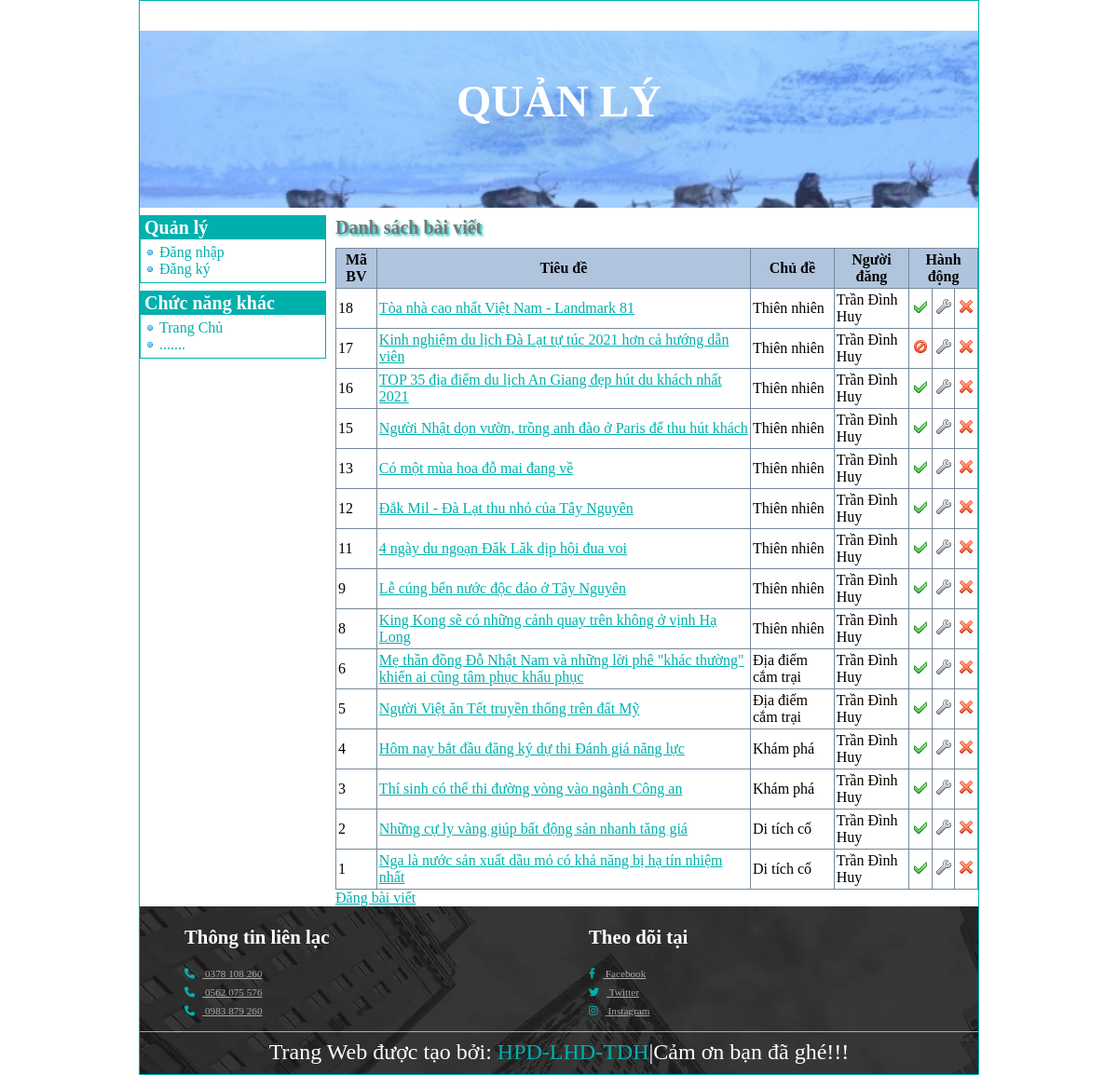
Page /Admin/index.php?do=baiviet on the committed database.
### tables this page shows
CREATE TABLE `tbl_noidungdiadiem` (
  `MaBaiViet` int(10) NOT NULL,
  `MaChuDe` int(10) NOT NULL,
  `MaNguoiDung` int(10) NOT NULL,
  `TieuDe` varchar(255) NOT NULL,
  `TomTat` text NOT NULL,
  `NoiDung` text NOT NULL,
  `NgayDang` datetime NOT NULL,
  `HinhAnh` tinytext NOT NULL,
  `ChuThichAnh` tinytext NOT NULL,
  `LuotXem` int(10) NOT NULL,
  `KiemDuyet` tinyint(1) NOT NULL
);

CREATE TABLE `tbl_chude` (
  `MaChuDe` int(10) NOT NULL,
  `TenChuDe` varchar(100) NOT NULL,
  `HinhAnhCD` tinytext NOT NULL
);

CREATE TABLE `tbl_nguoidung` (
  `MaNguoiDung` int(10) NOT NULL,
  `TenNguoiDung` varchar(50) NOT NULL,
  `TenDangNhap` varchar(50) NOT NULL,
  `MatKhau` varchar(100) NOT NULL,
  `QuyenHan` tinyint(1) NOT NULL,
  `Khoa` tinyint(1) NOT NULL
);

### Admin/baiviet.php (the view, shortened to what this page needs)
<?php
	$sql = "SELECT *
			FROM tbl_noidungdiadiem A, tbl_chude B, tbl_nguoidung C
			WHERE A.MaChuDe = B.MaChuDe AND A.maNguoiDung = C.MaNguoiDung ORDER by `NgayDang` DESC";
	$danhsach = $connect->query($sql);
?>
<h3>Danh sách bài viết</h3>
<table class="DanhSach">
	<tr>
		<th>Mã BV</th>
		<th>Tiêu đề</th>
		<th>Chủ đề</th>
		<th>Người đăng</th>
		<th colspan="3">Hành động</th>
	</tr>
	<?php
		while ($dong = $danhsach->fetch_array(MYSQLI_ASSOC)) {
			echo "<tr>";
				echo "<td>" . $dong['MaBaiViet'] . "</td>";
				echo "<td><a href='index.php?do=baiviet_chitiet&id=" . $dong['MaBaiViet'] . "'>" . $dong['TieuDe'] . "</a></td>";
				echo "<td>" . $dong['TenChuDe'] . "</td>";
				echo "<td>" . $dong['TenNguoiDung'] . "</td>";
				echo "<td align='center'>";
					if($dong['KiemDuyet'] == 0)
						echo "<a href='index.php?do=baiviet_kiemduyet&k=1&id=" . $dong['MaBaiViet'] . "'><img src='images/ban.png' /></a>";
					else
						echo "<a href='index.php?do=baiviet_kiemduyet&k=0&id=" . $dong['MaBaiViet'] . "'><img src='images/active.png' /></a>";
				echo "</td>";
				echo "<td align='center'><a href='index.php?do=baiviet_sua&id=" . $dong['MaBaiViet'] . "'><img src='images/edit.png' /></a></td>";
				echo "<td align='center'><a href='index.php?do=baiviet_xoa&id=" . $dong['MaBaiViet'] . "' onclick='return confirm(\"Bạn có muốn xóa bài viết " . $dong['TieuDe'] . " không?\")'><img src='images/delete.png' /></a></td>";
			echo "</tr>";
		}
	?>
</table>
<a href="index.php?do=baiviet_them">Đăng bài viết</a>

### Admin/index.php (shortened to what this page needs)
<!DOCTYPE html>
<html>
	<head>
		<link rel="stylesheet" href="https://cdn.jsdelivr.net/npm/swiper@9/swiper-bundle.min.css"/>
		<link rel="stylesheet" href="https://cdnjs.cloudflare.com/ajax/libs/font-awesome/6.4.0/css/all.min.css">
		<link rel="stylesheet" type="text/css" href="css/styleadmin.css" />
	</head>
	<body>
		<div id="TrangWeb">
			<div id="PhanDau">
				<h1>Quản Lý</h1>
			</div>
			<div id="PhanGiua">
				<div id="BenTrai">
					<?php
					if(!isset($_SESSION['MaND']))
					{
						echo '<h3>Quản lý</h3>';
							echo '<ul>';
								echo '<li><a href="index.php?do=dangnhap">Đăng nhập</a></li>';
								echo '<li><a href="index.php?do=dangky">Đăng ký</a></li>';
							echo '</ul>';
					}
					?>
					<h3>Chức năng khác</h3>
					<ul>
						<li><a href="../index.php">Trang Chủ</a></li>
						<li><a href="">.......</a></li>
					</ul>
				</div>
				<div id="BenPhai">
					<?php
						$do = isset($_GET['do']) ? $_GET['do'] : "home";
						include $do . ".php";
					?>
				</div>
			</div>
			<div id="PhanCuoi">
				<div class="box-container">
					<div class="box">
						<h3>Thông tin liên lạc</h3>
						<a href="#"><i class="fas fa-phone"></i> 0378 108 260</a>
						<a href="#"><i class="fas fa-phone"></i> 0562 075 576</a>
						<a href="#"><i class="fas fa-phone"></i> 0983 879 260</a>
					</div>
					<div class="box">
						<h3>Theo dõi tại</h3>
						<a href="#"><i class="fab fa-facebook-f"></i> Facebook</a>
						<a href="#"><i class="fab fa-twitter"></i> Twitter</a>
						<a href="#"><i class="fab fa-instagram"></i> Instagram</a>
					</div>
				</div>
				<div class="credit">Trang Web được tạo bởi: <span>HPD-LHD-TDH</span>|Cảm ơn bạn đã ghé!!!</div>
			</div>
		</div>
	</body>
</html>

### Admin/css/styleadmin.css (style rules this page uses)
:root { --main--color:#00B0AD; --black:#222; --white:#fff; --light-black:#777; --light-white:#fff9; --dark-bg:rgba(0,0,0,.7); --light-bg:#eee; --border:.1rem solid var(--black); --box-shadow:0 .5rem 1rem rgba(0,0,0,.1); --text-shadow:0 1.5rem 3rem rgba(0,0,0,.3); }
body { margin: 0; }
#TrangWeb { width: 900px; margin: 0 auto; border: 1px solid var(--main--color); }
#PhanDau { width: 900px; height: 190px; background: url(../images/5.jpg); background-size:cover; background-repeat:none; background-position:center; font-size: 16px; font-weight:bold; color: var(--white); text-shadow: var(--text-shadow); text-align: right; }
#PhanDau h1 { font-size:3rem; text-transform: uppercase; color: var(--white); text-shadow: var(--text-shadow); text-align:center; padding-top:3rem; }
#PhanGiua { width: 900px; }
#BenTrai { width: 200px; float: left; }
#BenTrai h3 { font-size: 20px; padding: 2px 0 0 5px; margin-bottom: 0; margin-top: 8px; background-color: var(--main--color);; color: #ffffff; }
#BenTrai ul { list-style-image: url(../images/li.gif); margin-left: 0; margin-top: 0; margin-bottom: 5px; padding-left: 20px; padding-top: 5px; padding-bottom: 5px; border: 1px solid var(--main--color); }
#BenTrai ul li a { text-decoration: none; color: var(--main--color);; }
#BenPhai { width: 690px; float: right; }
#BenPhai h3 { font-size: 20px; padding: 2px 0 10px 0; color: var(--light-black); font-family: Tahoma; margin-top: 8px; margin-bottom: 0; text-shadow: 2px 2px 3px var(--main--color); }
#PhanCuoi { width: 900px; clear: both; height: 180px; background: url(../images/footer-bg.jpg); }
#PhanCuoi .box-container { display: grid; grid-template-columns: repeat(auto-fit,minmax(10rem,1fr)); padding-left:3rem; gap:1rem; }
#PhanCuoi .box-container h3 { color: var(--white); font-size: 1.3rem; }
#PhanCuoi .box-container a { color: var(--light-white); font-size: .7rem; padding-bottom: .5rem; display: block; }
#PhanCuoi .box-container .box a i { color: var(--main--color); padding-right: .5rem; transition: .2s linear; }
#PhanCuoi .credit { text-align: center; padding-top: .5rem; margin-top: .5rem; border-top: .1rem solid var(--light-white); font-size: 1.5rem; color: var(--white); }
#PhanCuoi .credit span { color: var(--main--color); }
a:-webkit-any-link { color: var(--main--color); }
table.DanhSach { width: 100%; border-collapse: collapse; }
table.DanhSach th { border: 1px solid #778899; padding: 3px 2px 3px 2px; background: #b0c4de; }
table.DanhSach td { border: 1px solid #778899; padding: 3px 2px 3px 2px; }

### rows in the picture
tbl_noidungdiadiem: MaBaiViet "18", TieuDe "Tòa nhà cao nhất Việt Nam - Landmark 81", MaChuDe.TenChuDe "Thiên nhiên", MaNguoiDung.TenNguoiDung "Trần Đình Huy", KiemDuyet 1 (drawn)
tbl_noidungdiadiem: MaBaiViet "17", TieuDe "Kinh nghiệm du lịch Đà Lạt tự túc 2021 hơn cả hướng dẫn viên", MaChuDe.TenChuDe "Thiên nhiên", MaNguoiDung.TenNguoiDung "Trần Đình Huy", KiemDuyet 0 (drawn)
tbl_noidungdiadiem: MaBaiViet "16", TieuDe "TOP 35 địa điểm du lịch An Giang đẹp hút du khách nhất 2021", MaChuDe.TenChuDe "Thiên nhiên", MaNguoiDung.TenNguoiDung "Trần Đình Huy", KiemDuyet 1 (drawn)
tbl_noidungdiadiem: MaBaiViet "15", TieuDe "Người Nhật dọn vườn, trồng anh đào ở Paris để thu hút khách", MaChuDe.TenChuDe "Thiên nhiên", MaNguoiDung.TenNguoiDung "Trần Đình Huy", KiemDuyet 1 (drawn)
tbl_noidungdiadiem: MaBaiViet "13", TieuDe "Có một mùa hoa đỗ mai đang về", MaChuDe.TenChuDe "Thiên nhiên", MaNguoiDung.TenNguoiDung "Trần Đình Huy", KiemDuyet 1 (drawn)
tbl_noidungdiadiem: MaBaiViet "12", TieuDe "Đắk Mil - Đà Lạt thu nhỏ của Tây Nguyên", MaChuDe.TenChuDe "Thiên nhiên", MaNguoiDung.TenNguoiDung "Trần Đình Huy", KiemDuyet 1 (drawn)
tbl_noidungdiadiem: MaBaiViet "11", TieuDe "4 ngày du ngoạn Đăk Lăk dịp hội đua voi", MaChuDe.TenChuDe "Thiên nhiên", MaNguoiDung.TenNguoiDung "Trần Đình Huy", KiemDuyet 1 (drawn)
tbl_noidungdiadiem: MaBaiViet "9", TieuDe "Lễ cúng bến nước độc đáo ở Tây Nguyên", MaChuDe.TenChuDe "Thiên nhiên", MaNguoiDung.TenNguoiDung "Trần Đình Huy", KiemDuyet 1 (drawn)
tbl_noidungdiadiem: MaBaiViet "8", TieuDe "King Kong sẽ có những cảnh quay trên không ở vịnh Hạ Long", MaChuDe.TenChuDe "Thiên nhiên", MaNguoiDung.TenNguoiDung "Trần Đình Huy", KiemDuyet 1 (drawn)
tbl_noidungdiadiem: MaBaiViet "6", TieuDe "Mẹ thần đồng Đỗ Nhật Nam và những lời phê \"khác thường\" khiến ai cũng tâm phục khẩu phục", MaChuDe.TenChuDe "Địa điểm cắm trại", MaNguoiDung.TenNguoiDung "Trần Đình Huy", KiemDuyet 1 (drawn)
tbl_noidungdiadiem: MaBaiViet "5", TieuDe "Người Việt ăn Tết truyền thống trên đất Mỹ", MaChuDe.TenChuDe "Địa điểm cắm trại", MaNguoiDung.TenNguoiDung "Trần Đình Huy", KiemDuyet 1 (drawn)
tbl_noidungdiadiem: MaBaiViet "4", TieuDe "Hôm nay bắt đầu đăng ký dự thi Đánh giá năng lực", MaChuDe.TenChuDe "Khám phá", MaNguoiDung.TenNguoiDung "Trần Đình Huy", KiemDuyet 1 (drawn)
tbl_noidungdiadiem: MaBaiViet "3", TieuDe "Thí sinh có thể thi đường vòng vào ngành Công an", MaChuDe.TenChuDe "Khám phá", MaNguoiDung.TenNguoiDung "Trần Đình Huy", KiemDuyet 1 (drawn)
tbl_noidungdiadiem: MaBaiViet "2", TieuDe "Những cự ly vàng giúp bất động sản nhanh tăng giá", MaChuDe.TenChuDe "Di tích cổ", MaNguoiDung.TenNguoiDung "Trần Đình Huy", KiemDuyet 1 (drawn)
tbl_noidungdiadiem: MaBaiViet "1", TieuDe "Nga là nước sản xuất dầu mỏ có khả năng bị hạ tín nhiệm nhất", MaChuDe.TenChuDe "Di tích cổ", MaNguoiDung.TenNguoiDung "Trần Đình Huy", KiemDuyet 1 (drawn)
